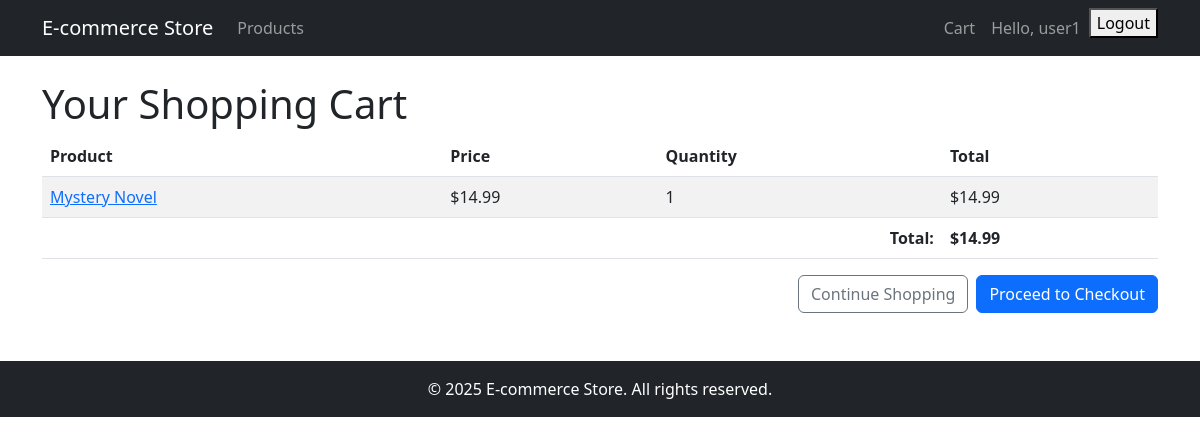
The app's page /cart/ (signed in) with its own data.
### cart/models.py (models this page shows, shortened)
class CartItem(models.Model):
    cart = models.ForeignKey(Cart, related_name='items', on_delete=models.CASCADE)
    product = models.ForeignKey(Product, on_delete=models.CASCADE)
    quantity = models.PositiveIntegerField(default=1)
    @property
    def total_price(self):
        return self.product.price * self.quantity

### products/models.py (models this page shows, shortened)
class Product(models.Model):
    name = models.CharField(max_length=200)
    description = models.TextField()
    price = models.DecimalField(max_digits=10, decimal_places=2)
    category = models.ForeignKey(Category, related_name='products', on_delete=models.CASCADE)
    stock = models.PositiveIntegerField(default=0)
    image = models.ImageField(upload_to='products/', null=True, blank=True)
    created_at = models.DateTimeField(auto_now_add=True)

### cart/views.py (the view)
# urls.py: path('', views.view_cart, name='view_cart'),
@login_required
def view_cart(request):
    cart, created = Cart.objects.get_or_create(user=request.user)
    cart_items = cart.items.all()
    total = sum(item.total_price for item in cart_items)
    model = RecommendationModel()
    model.train()
    recommended_products = model.get_recommendations(request.user.id, top_n=4)
    context = {
        'cart': cart,
        'cart_items': cart_items,
        'total': total,
        'recommended_products': recommended_products
    }
    return render(request, 'cart/cart.html', context)

### recommendations/recommendation.py (called while the page is built)
    def train(self):
        matrix, self.user_mapping, self.item_mapping, self.reverse_user_mapping, self.reverse_item_mapping = self._create_interaction_matrix()
        if matrix.shape[0] == 1 and matrix.shape[1] == 1 and matrix[0, 0] == 0:
            return
        if matrix.shape[0] < 2 or matrix.shape[1] < 2:
            return
        self.user_factors = self.model.fit_transform(matrix)
        self.item_factors = self.model.components_.T

### templates/cart/cart.html (shortened to what this page needs)
{% extends 'base.html' %}
{% block content %}
    <h1>Your Shopping Cart</h1>
    {% if cart_items %}
        <div class="table-responsive">
            <table class="table table-striped">
                <thead>
                    <tr>
                        <th>Product</th>
                        <th>Price</th>
                        <th>Quantity</th>
                        <th>Total</th>
                    </tr>
                </thead>
                <tbody>
                    {% for item in cart_items %}
                        <tr>
                            <td>
                                <a href="{% url 'products:product_detail' item.product.id %}">
                                    {{ item.product.name }}
                                </a>
                            </td>
                            <td>${{ item.product.price }}</td>
                            <td>{{ item.quantity }}</td>
                            <td>${{ item.total_price }}</td>
                        </tr>
                    {% endfor %}
                </tbody>
                <tfoot>
                    <tr>
                        <td colspan="3" class="text-end"><strong>Total:</strong></td>
                        <td><strong>${{ total }}</strong></td>
                    </tr>
                </tfoot>
            </table>
        </div>
        <div class="d-flex justify-content-end">
            <a href="{% url 'products:product_list' %}" class="btn btn-outline-secondary me-2">
                Continue Shopping
            </a>
            <a href="{% url 'cart:checkout' %}" class="btn btn-primary">
                Proceed to Checkout
            </a>
        </div>
    {% else %}
        <div class="alert alert-info">
            Your cart is empty. <a href="{% url 'products:product_list' %}">Start shopping</a>
        </div>
    {% endif %}
{% endblock %}

### templates/base.html (shortened to what this page needs)
<!DOCTYPE html>
<html lang="en">
<head>
    <link href="https://cdn.jsdelivr.net/npm/bootstrap@5.2.3/dist/css/bootstrap.min.css" rel="stylesheet">
</head>
<body>
    <nav class="navbar navbar-expand-lg navbar-dark bg-dark">
        <div class="container">
            <a class="navbar-brand" href="{% url 'products:product_list' %}">E-commerce Store</a>
            <div class="collapse navbar-collapse" id="navbarNav">
                <ul class="navbar-nav me-auto">
                    <li class="nav-item">
                        <a class="nav-link" href="{% url 'products:product_list' %}">Products</a>
                    </li>
                </ul>
                <ul class="navbar-nav">
                    {% if user.is_authenticated %}
                        <li class="nav-item">
                            <a class="nav-link" href="{% url 'cart:view_cart' %}">
                                 Cart
                            </a>
                        </li>
                        <li class="nav-item">
                            <span class="nav-link">Hello, {{ user.username }}</span>
                        </li>
                        <li class="nav-item">
                            <form method="post" action="{% url 'logout' %}">
                                <button type="submit">Logout</button>
                              </form>
                        </li>
                    {% endif %}
                </ul>
            </div>
        </div>
    </nav>
    <div class="container mt-4">
        {% block content %}{% endblock %}
    </div>
    <footer class="bg-dark text-white text-center py-3 mt-5">
        <div class="container">
            <p class="mb-0">© 2025 E-commerce Store. All rights reserved.</p>
        </div>
    </footer>
</body>
</html>

### records on screen
CartItem: product.name "Mystery Novel", product.price "14.99", quantity "1", total_price "14.99"

### other values on screen
{{ user.username }} "user1"
{{ total }} "14.99"
